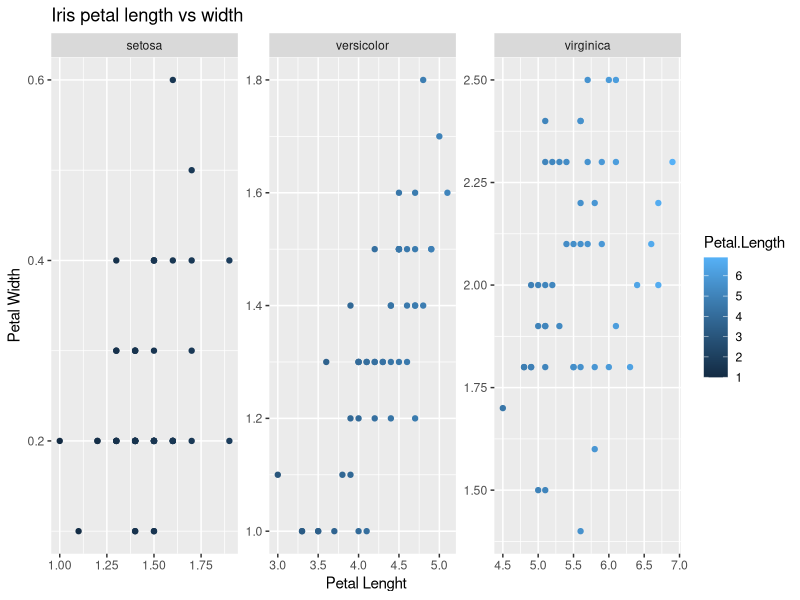

R code for this plot:
## ---- chunk 1
knitr::opts_chunk$set(echo = TRUE)
## ---- chunk 2
library(tidyverse)

 View(iris)
 
iris_scatter <- ggplot(iris, aes(x = Petal.Length, y = Petal.Width))+
  geom_point(aes(color = Petal.Length))+ 
  xlab("Petal Lenght")+
  ylab("Petal Width") +
  ggtitle("Iris petal length vs width") +
  facet_wrap(~Species, scale = "free")


iris_scatter
